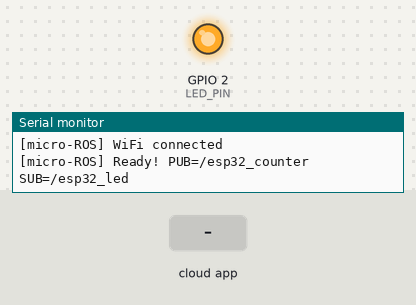
A sketch run on a simulated ESP32. Shown: output pins drawn as LEDs (lit = HIGH), the last lines printed to the serial monitor. The inputs (shaded band) are chosen by the test bench. The ROS host is connected and sends only what is stated.

Above: at 3.2 s.
3.3 s: the phone or cloud app sets esp32_led to 0
At 4.5 s:
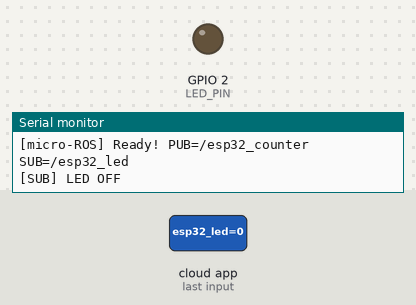
4.8 s: the phone or cloud app sets esp32_led to 1
At 5.7 s:
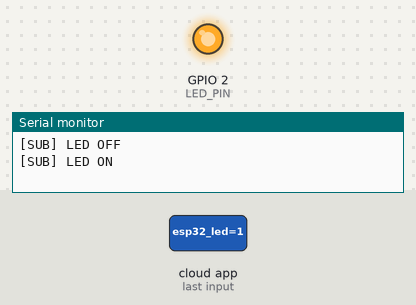
Timing chart, 0 to 7.8 s (numbered marks = the images above; inputs shaded):
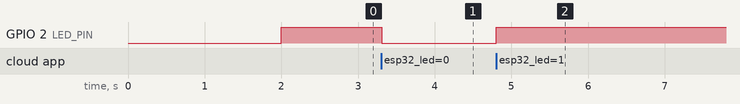

Measured:
- after the input at 3.3 s, GPIO 2 (LED_PIN): HIGH → LOW at once
- after the input at 4.8 s, GPIO 2 (LED_PIN): LOW → HIGH at once

The sketch:

microros_publisher.ino
```cpp
/*
 * micro-ROS 双话题示例 for ESP32 —— 一收一发
 *
 * 发布：/esp32_counter  (std_msgs/Int32, 每秒递增)
 * 订阅：/esp32_led      (std_msgs/Int32, 0=关LED, 非0=开LED)
 *
 * 架构：
 *   ESP32 (micro-ROS client) --[WiFi/UDP]--> micro-ROS Agent (PC) --[DDS]--> ROS2 网络
 */

#include <micro_ros_arduino.h>

#include <stdio.h>
#include <rcl/rcl.h>
#include <rcl/error_handling.h>
#include <rclc/rclc.h>
#include <rclc/executor.h>

#include <std_msgs/msg/int32.h>

// =========================== 配置区 ===========================
#define WIFI_SSID   "ysdlab"
#define WIFI_PASS   "ysdlab123456"
#define AGENT_IP    "192.168.3.104"
#define AGENT_PORT  8888

#define PUB_TOPIC   "esp32_counter"
#define SUB_TOPIC   "esp32_led"
#define NODE_NAME   "esp32_node"
#define PUB_PERIOD  1000              // 发布周期 (ms)
// ==============================================================

// --- 发布者 ---
rcl_publisher_t   publisher;
std_msgs__msg__Int32 pub_msg;

// --- 订阅者 ---
rcl_subscription_t  subscriber;
std_msgs__msg__Int32 sub_msg;

// --- 核心 ---
rclc_support_t   support;
rcl_allocator_t  allocator;
rcl_node_t       node;
rcl_timer_t      timer;
rclc_executor_t  executor;

#define LED_PIN 2   // ESP32 板载 LED

// ---------- 容错宏 ----------
#define RCCHECK(fn)  { rcl_ret_t rc = fn; if (rc != RCL_RET_OK) { error_loop(); }}
#define RCSOFT(fn)   { fn; }

void error_loop() {
  while (1) {
    digitalWrite(LED_PIN, !digitalRead(LED_PIN));
    delay(150);
  }
}

// ---------- 订阅回调：接收 /esp32_led 控制板载 LED ----------
void sub_callback(const void *msgin) {
  const std_msgs__msg__Int32 *msg = (const std_msgs__msg__Int32 *)msgin;
  if (msg->data == 0) {
    digitalWrite(LED_PIN, LOW);   // 关
    Serial.println("[SUB] LED OFF");
  } else {
    digitalWrite(LED_PIN, HIGH);  // 开
    Serial.println("[SUB] LED ON");
  }
}

// ---------- 定时发布回调：每秒发布递增计数器 ----------
void timer_callback(rcl_timer_t *timer, int64_t last_call_time) {
  (void)last_call_time;
  if (timer != NULL) {
    RCSOFT(rcl_publish(&publisher, &pub_msg, NULL));
    pub_msg.data++;
  }
}

// =========================== setup ===========================
void setup() {
  Serial.begin(115200);
  pinMode(LED_PIN, OUTPUT);
  digitalWrite(LED_PIN, LOW);
  Serial.println("[micro-ROS] Starting...");

  // WiFi + UDP 传输
  Serial.printf("[micro-ROS] WiFi: %s -> Agent: %s:%d\n",
                WIFI_SSID, AGENT_IP, AGENT_PORT);
  set_microros_wifi_transports((char*)WIFI_SSID, (char*)WIFI_PASS,
                               (char*)AGENT_IP, AGENT_PORT);
  delay(2000);
  digitalWrite(LED_PIN, HIGH);
  Serial.println("[micro-ROS] WiFi connected");

  // 初始化 micro-ROS
  allocator = rcl_get_default_allocator();
  RCCHECK(rclc_support_init(&support, 0, NULL, &allocator));
  RCCHECK(rclc_node_init_default(&node, NODE_NAME, "", &support));

  // 发布者：/esp32_counter
  RCCHECK(rclc_publisher_init_best_effort(
    &publisher, &node,
    ROSIDL_GET_MSG_TYPE_SUPPORT(std_msgs, msg, Int32),
    PUB_TOPIC));

  // 订阅者：/esp32_led
  RCCHECK(rclc_subscription_init_best_effort(
    &subscriber, &node,
    ROSIDL_GET_MSG_TYPE_SUPPORT(std_msgs, msg, Int32),
    SUB_TOPIC));

  // 定时器
  RCCHECK(rclc_timer_init_default(
    &timer, &support,
    RCL_MS_TO_NS(PUB_PERIOD), timer_callback));

  // 执行器：同时处理 1 个定时器 + 1 个订阅 = 2 handles
  RCCHECK(rclc_executor_init(&executor, &support.context, 2, &allocator));
  RCCHECK(rclc_executor_add_timer(&executor, &timer));
  RCCHECK(rclc_executor_add_subscription(
    &executor, &subscriber, &sub_msg, &sub_callback, ON_NEW_DATA));

  pub_msg.data = 0;
  Serial.println("[micro-ROS] Ready! PUB=/esp32_counter  SUB=/esp32_led");
}

// =========================== loop ===========================
void loop() {
  rclc_executor_spin_some(&executor, RCL_MS_TO_NS(100));
}
```
